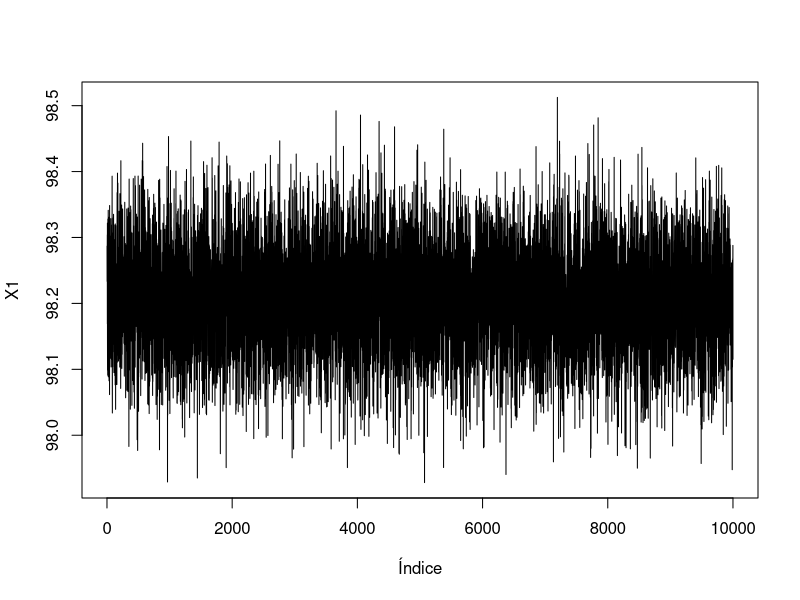
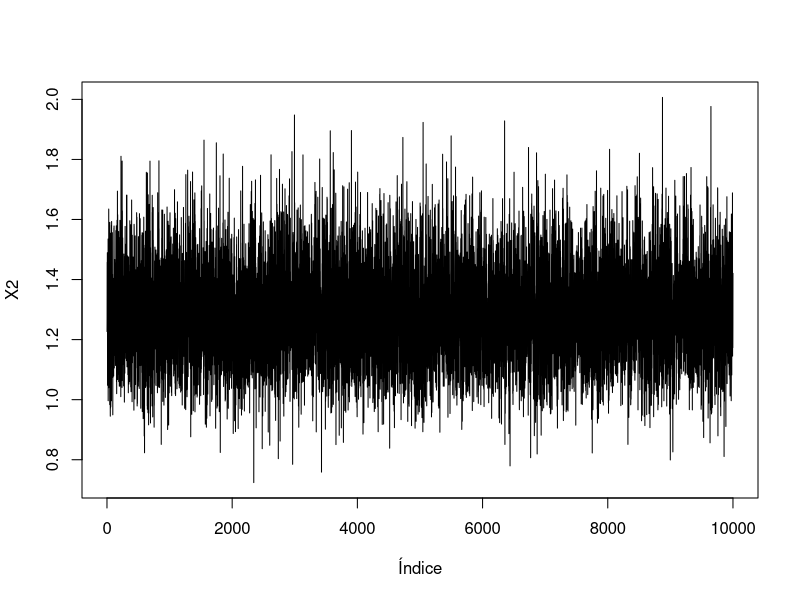
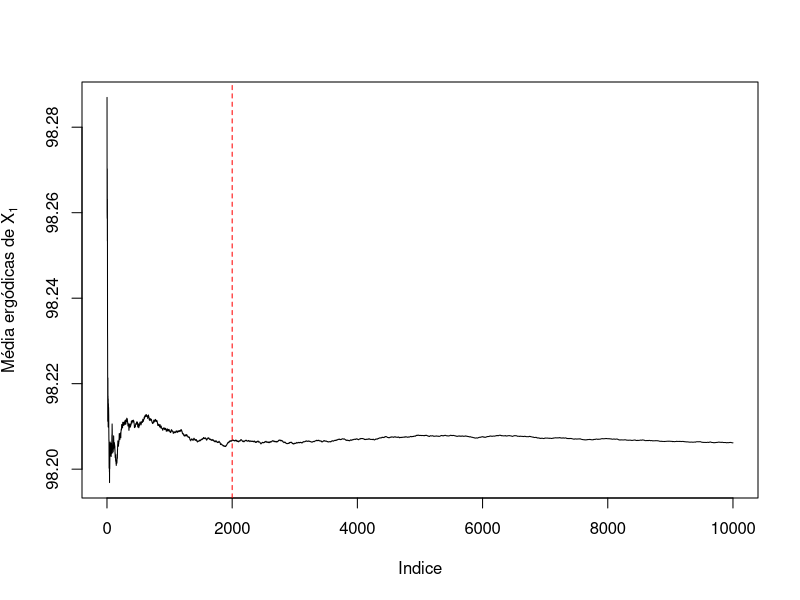
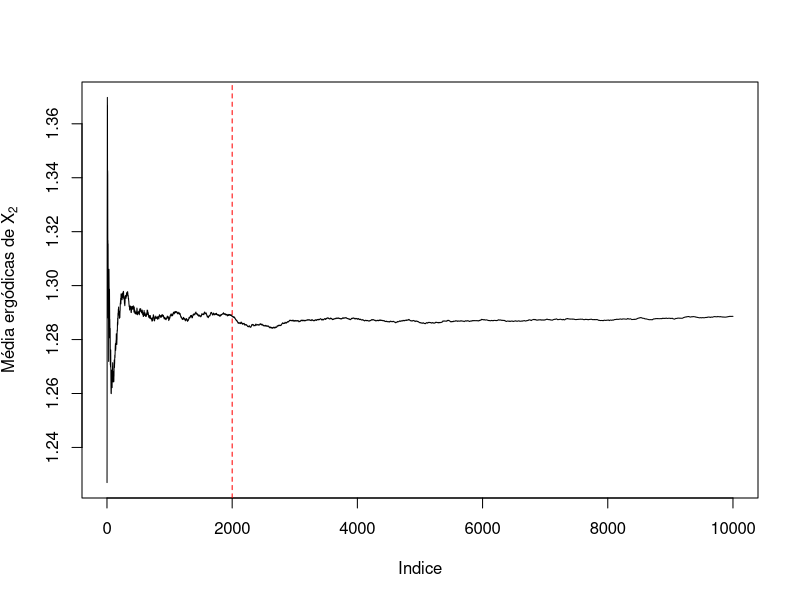
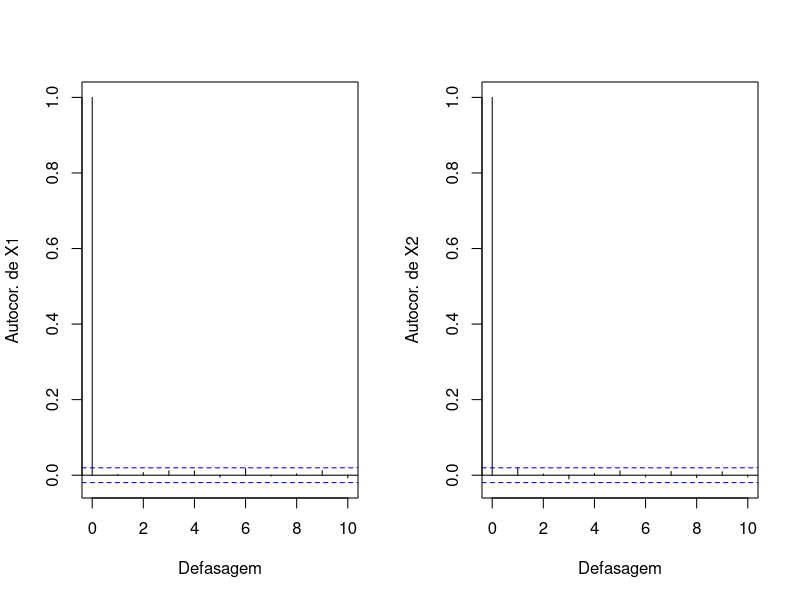
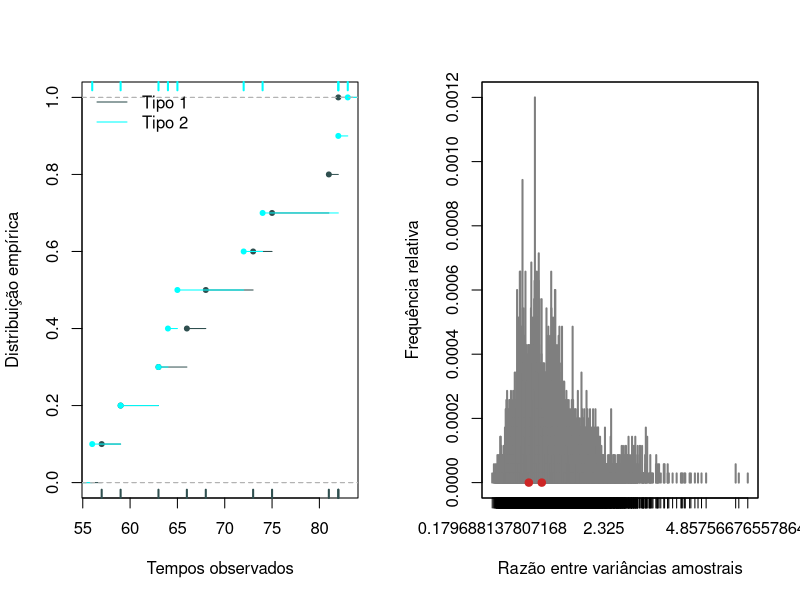

The R script that drew these images, in order:
## ---- chunk 1
knitr::opts_chunk$set(echo = TRUE)
## ---- chunk 2
rm(list=ls(all=TRUE))

library(ggplot2)

#1-) Amostrador de Gibbs



y <- c(98.77, 97.12, 97.34, 98.66, 99.66, 97.22, 98.04, 97.30, 97.15, 98.80,
       98.53, 97.96, 98.05, 97.14, 97.53, 97.50, 98.32, 97.24, 97.70, 98.13,
       99.97, 99.01, 97.54, 98.66, 97.78, 99.34, 98.74, 97.36, 97.66, 97.70,
       97.98, 97.96, 97.26, 99.32, 98.32, 97.29, 98.41, 96.60, 97.37, 98.14,
       97.47, 98.54, 97.25, 97.54, 98.56, 96.89, 97.94, 98.39, 99.80, 99.00, 
       99.06, 97.17, 98.35, 98.40, 97.64, 99.34, 99.90, 96.36, 97.60, 98.33,
       99.46, 97.22, 96.76, 98.66, 98.91, 96.94, 97.19, 98.28, 99.33, 96.98,
       98.36, 98.40, 99.76, 99.34, 98.90, 99.23, 97.78, 99.69, 97.45, 96.94,
       99.20, 98.59, 99.60, 98.32, 98.32, 98.50, 98.83, 97.04, 98.91, 97.24, 
       99.06, 97.79, 98.68, 97.63, 97.53, 98.60, 99.35, 98.95, 98.06, 99.65,
       96.96, 99.15, 97.94, 97.07, 99.13, 97.92, 97.76, 99.21, 98.91, 98.45, 
       99.25, 98.93, 96.03, 98.52, 99.16, 97.64, 98.21, 99.46, 97.42, 99.31,
       98.00, 97.75, 97.99, 99.15, 96.93, 96.79, 98.44, 99.20, 99.31, 97.73)


## ---- chunk 3
# soma dos valores de y
s <- sum(y)

# Parâmetros de X1|X2=x2 ~ N(mu,sigma2)
mu <- function(x2){
  return( (1/2+x2*s)/(130*x2+1/100) ) # obtenção da média mu
}

sigma2 <- function(x2){
  return( 1/(130*x2+1/100) ) # obtenção da variância sigma2
}


# Parâmetros de X2|X1=x1 ~ Gamma(k,theta)
k = 65.001 # o parâmetro de forma k é um valor constante 

theta <- function(x1){
  return( 1 / ( 0.001 + sum((y-x1)^2)/2 ) ) # obtenção do parâmetro de escala
}
## ---- chunk 4
# a função recebe o número de iterações desejada (iter), os valores iniciais 
# para x1 e x2 (x1.inicial e x2.inicial, respectivamente) e a semente para 
# possível reprodutibilidade
amostrador <- function(iter, x1.inicial, x2.inicial, semente){
  
  set.seed(semente)
  
  x1 <- x2 <-c() # x1 e x2 são vetores vazios aqui inicializados para armazenar
  # os valores obtidos nas amostras de x1 e x2 pelo método de Gibbs
  
  # atribuição dos valores iniciais 
  x1[1] <- x1.inicial
  x2[1] <- x2.inicial
  
  # Laço de aplicação do método de Gibbs
  for(j in 1:iter) {
    # Utilização das distribuições condicionais completas obtidas anteriormente
    # e das funções para o cálculo dos parâmetros a cada iteração
    x1[j+1] <-rnorm(1, mu(x2[j]), sqrt(sigma2(x2[j])) )
    x2[j+1] <-rgamma(1, shape = k, scale = theta(x1[j+1]) )
  
    }
  return(list(x1,x2)) # retorna uma lista contendo os valores dos dois vetores
}
## ---- chunk 5
iter = 10000 # número de iterações

# obtenção da lista com os vetores de amostras através da função amostradora
# semente utilizada = 2112
amostras <- amostrador(iter = iter, x1.inicial = 98, x2.inicial = 1, 
                       semente = 2112)

# Tansformação da estrutura de dados que contém os valores obrtidos de lista 
# para vetor numérico.
ax1 <- unlist(amostras[1], recursive = TRUE, use.names = TRUE)
ax2 <- unlist(amostras[2], recursive = TRUE, use.names = TRUE)

# remoção do valor inicial da cadeia, o qual é um chute
ax1 <- ax1[-1]
ax2 <- ax2[-1]
## ---- chunk 6
# Gráficos de evolução da cadeia
par(mfrow =c(1, 1))
plot(ax1, xlab = "Índice", ylab = "X1", type = "l")
plot(ax2, xlab = "Índice", ylab = "X2", type = "l")
## ---- chunk 7
#burn-in proposto
descarte = 2000

# Gráficos para as médias egódicas

# Obs.: o R é uma linguagem matricial de alto nível, o que permite a obtenção 
# dso valores das médias ergódicas pela simples sintaxe cumsum(ax1)/(1:iter) 

plot(cumsum(ax1)/(1:iter), type = "l", xlab = "Indice",
     ylab =expression(paste("Média ergódicas de ", X[1])))
abline(v = descarte, lty = 2, col = "red")

plot(cumsum(ax2)/(1:iter), type = "l", xlab = "Indice",
     ylab =expression(paste("Média ergódicas de ", X[2])))
abline(v = descarte, lty = 2, col = "red")
## ---- chunk 8
par(mfrow =c(1, 2))
acf(ax1, lag.max = 10, xlab = "Defasagem", main = "",
    ylab = "Autocor. de X1")
acf(ax2, lag.max = 10, xlab = "Defasagem", main = "",
    ylab = "Autocor. de X2")
## ---- chunk 9
# Obtenção das amostras de X1 e X2 após o tratamento sugerido

# descarte proposto de 2000 e thinning não aplicado (step = 1)
indices <- seq(descarte+1, iter)

ax1.f <- ax1[indices]
ax2.f <- ax2[indices]
## ---- chunk 10
summary(ax1.f)
cat("Desvio-padrão:",sd(ax1.f))

## ---- chunk 11
summary(ax2.f)
cat("Desvio-padrão:", sd(ax2.f))
## ---- chunk 12
tempos1 <- c(63, 82, 81, 68, 57, 59, 66, 75, 82, 73)

tempos2 <- c(64, 56, 72, 63, 83, 74, 59, 82, 65, 82)
## ---- chunk 13

# Gráficos de distribuição acumulada empírica
dados <- c(tempos1,tempos2)

plot(ecdf(tempos1), main = "", pch = 20, col = "darkslategrey",
     xlab = "Tempos observados",
     ylab = "Distribuição empírica",
     xlim = range(dados))
lines(ecdf(tempos2), pch = 20, col = "cyan")
rug(tempos1, col = "darkslategrey", lwd = 2)
rug(tempos2, col = "cyan", lwd = 2, side = 3)
legend("topleft",c("Tipo 1", "Tipo 2"), lty = 1, 
       col =c("darkslategrey", "cyan"),
       bty = "n")

## ---- chunk 14
# Médias para os tempos observados
mean(tempos1)
mean(tempos2)
## ---- chunk 15
# Teste de permutação:

## Estatística de teste: s2_1/s2_2;
## Aplicar um teste de permutação (não há suposições sobre a distribuição 
## original);
## Muitas permutações são possíveis: abordagem por método de Monte Carlo.

# tamanhos das amostras
n1 <- length(tempos1)
n2 <- length(tempos2)

# soma das amostras para realziar a permutação
n <- n1 + n2

dados <- c(tempos1,tempos2)

choose(n, n1) # permutações possíveis

F_obs <- var(tempos1)/var(tempos2) # estatpística de teste observada
F_obs

## ---- chunk 16

R <- 35000 # Número de simulações
F. <-c() # vetor para armazenar os valores da estatística (I)

set.seed(2112)

for(j in 1:R) {
  dadosl <- sample(dados) # permutação
  t1l <- dadosl[1:n1] # atribui os n1 primeiros como observações de 1
  t2l <- dadosl[(n1+1):n] # atribui o restante como observações de 2
  F.[j] <- var(t1l)/var(t2l) # obtém a estatística para a permutação
}

## ---- chunk 17
# gráfico das frequências relativas dos valores assumidos por (I)
plot(table(F.)/R, col = "gray50", 
     xlab = "Razão entre variâncias amostrais",
     ylab = "Frequência relativa")
# pontos indicativos de observações extremas (estatística observada e seu 
# inverso)
points(F_obs, 0, pch = 19, col = "firebrick3")
points(1/F_obs, 0, pch = 19, col = "firebrick3")
box()

## ---- chunk 18
# observações extremas à esquerda de F_obs
ke <- sum(F. <= F_obs)
# observações extremas à direita de 1/F_obs
kd <- sum(F. >= 1/F_obs)

# p-valores bilaterais
p1 <- (ke+1)/(R+1)
p2 <- (kd+1)/(R+1)

cat("\n nível descritivo para teste unilateral à esquerda aprox. =", (ke+1)/(R+1), "\n")
cat("\n nível descritivo para teste unilateral à direita aprox. =", (kd+1)/(R+1), "\n")

#nível descritivo é igual a duas vezes o menor p-valor dos testes bilaterais 
p <- 2*min(p1,p2)

cat("\n nível descritivo aprox. para o teste de permutações bilateral=", p, "\n")
## ---- chunk 19
y <- c(98.77, 97.12, 97.34, 98.66, 99.66, 97.22, 98.04, 97.30, 97.15, 98.80,
       98.53, 97.96, 98.05, 97.14, 97.53, 97.50, 98.32, 97.24, 97.70, 98.13,
       99.97, 99.01, 97.54, 98.66, 97.78, 99.34, 98.74, 97.36, 97.66, 97.70,
       97.98, 97.96, 97.26, 99.32, 98.32, 97.29, 98.41, 96.60, 97.37, 98.14,
       97.47, 98.54, 97.25, 97.54, 98.56, 96.89, 97.94, 98.39, 99.80, 99.00, 
       99.06, 97.17, 98.35, 98.40, 97.64, 99.34, 99.90, 96.36, 97.60, 98.33,
       99.46, 97.22, 96.76, 98.66, 98.91, 96.94, 97.19, 98.28, 99.33, 96.98,
       98.36, 98.40, 99.76, 99.34, 98.90, 99.23, 97.78, 99.69, 97.45, 96.94,
       99.20, 98.59, 99.60, 98.32, 98.32, 98.50, 98.83, 97.04, 98.91, 97.24, 
       99.06, 97.79, 98.68, 97.63, 97.53, 98.60, 99.35, 98.95, 98.06, 99.65,
       96.96, 99.15, 97.94, 97.07, 99.13, 97.92, 97.76, 99.21, 98.91, 98.45, 
       99.25, 98.93, 96.03, 98.52, 99.16, 97.64, 98.21, 99.46, 97.42, 99.31,
       98.00, 97.75, 97.99, 99.15, 96.93, 96.79, 98.44, 99.20, 99.31, 97.73)
